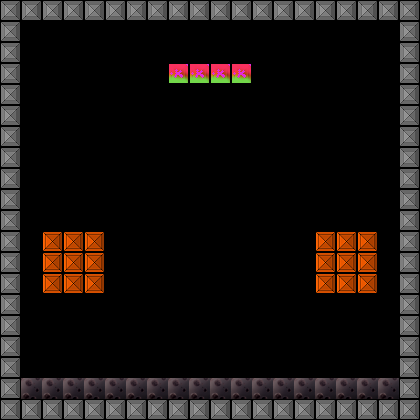

Below is a game level as drawn by its tile map, then a one-line description and the .tmx that defines it (tile-layer data replaced by summaries):
An orthogonal 20x20 tile map with 21x21 px tiles, 4 tile layers (Stones, Boxes, Lava, Comet).

<map version="1.0" orientation="orthogonal" width="20" height="20" tilewidth="21" tileheight="21">
 <properties>
  <property name="LevelNo" value="1" />
  <property name="Name" value="Beginner's Box" />
 </properties>
 <tileset firstgid="1" name="blocks_tiles" tilewidth="21" tileheight="21">
  <image source="blocks_tiles.png" width="42" height="42" />
 </tileset>
 <layer name="Stones" width="20" height="20">
  <data>[400 cells, 76 non-empty, 1 distinct tile ids]</data>
 </layer>
 <layer name="Boxes" width="20" height="20">
  <data>[400 cells, 18 non-empty, 1 distinct tile ids]</data>
 </layer>
 <layer name="Lava" width="20" height="20">
  <data>[400 cells, 18 non-empty, 1 distinct tile ids]</data>
 </layer>
 <layer name="Comet" width="20" height="20">
  <data>[400 cells, 4 non-empty, 1 distinct tile ids]</data>
 </layer>
</map>